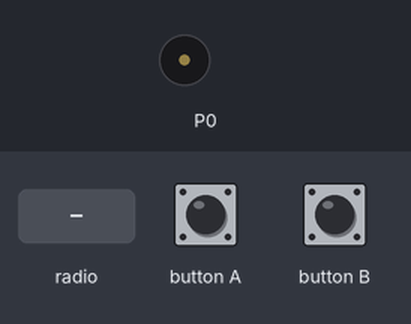
Bench run of a program on a simulated BBC micro:bit running MicroPython. On the bench: buzzer (waves = sounding). The test bench sets the inputs (shaded band).

Above: at 1.2 s.
1.3 s: radio message "au" arrives
At 1.54 s:
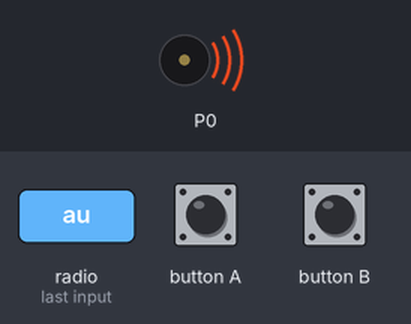
7.5 s: radio message "tem" arrives
At 10.0 s:
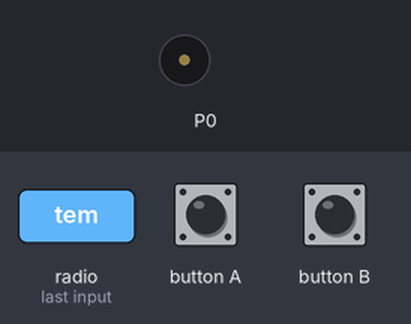
Timing chart, 0 to 11.5 s (numbered marks = the images above; inputs shaded):
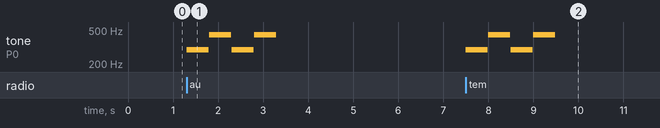

Measured:
- after the input at 1.3 s, tone on P0: plays 294 Hz for 0.49 s, 440 Hz for 0.49 s, 294 Hz for 0.49 s, 440 Hz for 0.49 s, starting at once
- after the input at 7.5 s, tone on P0: plays 294 Hz for 0.49 s, 440 Hz for 0.49 s, 294 Hz for 0.49 s, 440 Hz for 0.49 s, starting at once

The program:

MicroBit1.py
```python
from microbit import *
import radio
import music
radio.config(group=3)

while True:
    if button_a.was_pressed():
        radio.send("au")
    elif button_b.was_pressed():
        radio.send("tem")

    if radio.receive():
        music.play(['d','a','d','a'])
        music.stop()
```
